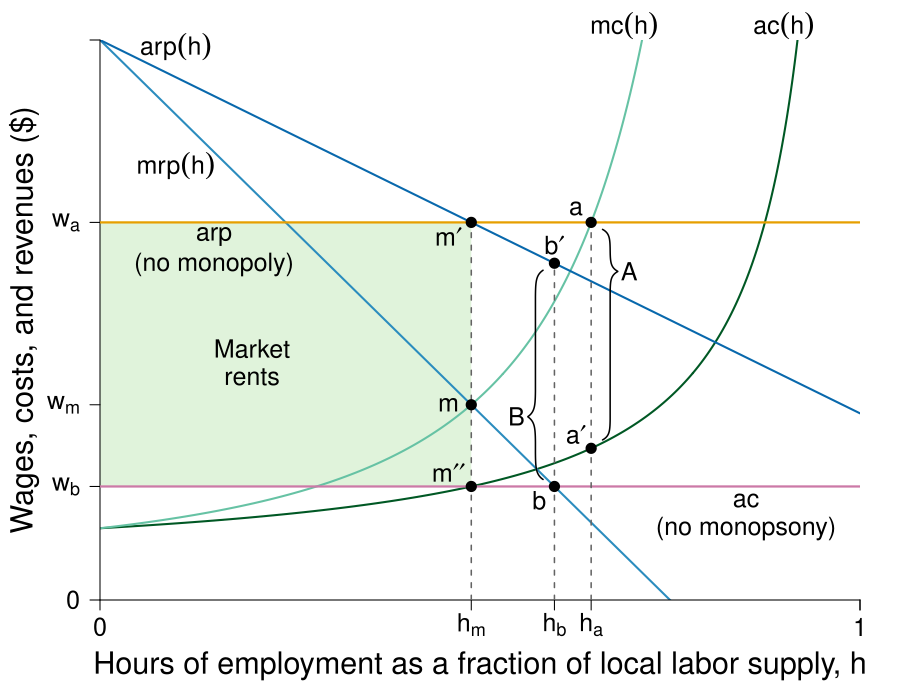

Generate this figure with R:
#' Graph Designer: Scott Cohn
#' Authors: Bowles and Halliday
#' Title: Coordination, Conflict and Competition: A Text in Microeconomics

library(shape)
library(plotrix)
library(pBrackets)
pdf(file = "capitalism/monopsony_monopoly_rents.pdf", width = 9, height = 7)

#Set parameters for graphics
axislabelsize <- 1.8
labelsize <- 1.5
namesize <- 1.8
annotatesize <- 1.5
graphlinewidth <- 2
segmentlinewidth <- 1.5

COL <- c("#7fc97f", "#beaed4", "#fdc086", "#ffff99", "#386cb0", "#f0027f", "#bf5b17", "#666666")
COLA <- c("#e0f3db", "#99d8c9","#66c2a4","#41ae76", "#238b45", "#005824")
COLB <- c("#c6dbef", "#4eb3d3", "#2b8cbe", "#0868ac","#084081")
COLC <- c("#fcfbfd", "#efedf5", "#dadaeb", "#bcbddc", "#9e9ac8", "#807dba", "#6a51a3", "#54278f", "#3f007d")
CBCols <- c("#009E73","#0072B2","#E69F00","#CC79A7", "#F0E442","#D55E00")

grays <- gray.colors(25, start = 1, end = 0, alpha = 1)


WageFn <- function(h, ubar = 2.5, B = 2, t = 0.8) {
  B + ubar + (ubar - ubar*t +  ubar*t*h )/(t*(1 - h))
}

Mch <- function(h, ubar = 2.5, B = 2, t = 0.8) {
  B + ubar + (ubar - ubar*t +  ubar*t*h )/(t*(1 - h))+ (ubar*h)/(t*(1-h)^2)
}

AvgRevenue <- function(h, rmax = 40, xmax = 1.5){
  rmax - (rmax/xmax)*h
}

MRevenue <- function(h, rmax = 40, xmax = 1.5){
  rmax - 2*(rmax/xmax)*h
}


# MRP <- function(h, constant = 7, slope = 1){
#   constant/(slope*h)
# }

# mrp2 <- function(h, constant = 4, power = 2){
#   constant/(h^power)
# }

costRevSol <- function(h, constant = 7, ubar = 3, B = 2, t = 0.8){
  B + ubar + (ubar - ubar*t +  ubar*t*h )/(t*(1 - h)) + (ubar*h)/(t*(1-h)^2) - constant/h
}

#uniroot(costRevSol(x, constant = 7, ubar = 3, B = 2, t = 0.8), lower = 0.01, upper = 1)

par(mar =  c(5, 5, 2, 2))

xlims <- c(0, 1)
ylims <- c(0, 40)

plot(0, 0, xlim = xlims, ylim = ylims, type = "n",
     xlab = "",
     ylab = "",
     xaxt = "n", 
     yaxt = "n",
     cex.lab = axislabelsize, 
     bty = "n", 
     xaxs="i", 
     yaxs="i")

npts <- 500 
npts2 <- 501

#Intersections
x <- seq(xlims[1], xlims[2], length.out = npts)
#Wage levels specified for ACL w/o monopsony and apl w/o monopoly

eq1 <- uniroot(function(x)  MRevenue(x) - Mch(x)  , c(.01,1), tol=1e-8)   
wagelvls <- c(WageFn(as.numeric(eq1[1])), MRevenue(as.numeric(eq1[1])), AvgRevenue(as.numeric(eq1[1])))
eq2 <- uniroot(function(x)  wagelvls[3] - Mch(x)  , c(.01,1), tol=1e-8)   
eq3 <- uniroot(function(x)  MRevenue(x) - wagelvls[1] , c(.01,1), tol=1e-8)   
#MRevenue(as.numeric(eq1[1]))
#AvgRevenue(as.numeric(eq1[1]))

#Create a vector of the solved points
LPoints <- as.numeric(c(eq1[1], eq2[1], eq3[1]))
#I don't know what these are any more...
BPoints <- c(0.37, 0.53, 0.78)

#Specify the sequences of points for graphing. 
xx1 <- seq(xlims[1], BPoints[2], length.out = npts)
xx2 <- seq(BPoints[2], 1, length.out = npts)
xx3 <- seq(xlims[1], BPoints[3], length.out = npts)
xx4 <- seq(BPoints[3], 1, length.out = npts)
xx5 <- seq(xlims[1], 1, length.out = npts)

#Customize ticks and labels for the plot
ticksy <- c(0, wagelvls, 40)
ylabels <- c(0, expression(paste(w[b])), expression(paste(w[m])), expression(paste(w[a])), NA)
ticksx <- c(0, LPoints, 1, xlims[2])
xlabels <- c(0, expression(paste(h[m])), expression(paste(h[a])), expression(paste(h[b])),  1.0, NA)

xpoly1 <- c(0, 0, LPoints[1], LPoints[1], 0)
ypoly1 <- c(wagelvls[3], wagelvls[1], wagelvls[1], wagelvls[3], wagelvls[3])
polygon(x = xpoly1, y = ypoly1, col=COLA[1], density=NULL, border = NA)
# 
# xpoly2 <- c(LPoints[1], LPoints[1], BPoints[1], BPoints[1])
# ypoly2 <- c(0, WageFn(LPoints[1]), WageFn(LPoints[1]), 0)
# polygon(x = xpoly2, y = ypoly2, col=COLB[1], density=NULL, border = NA)
# 
# xpoly3 <- c(0, 0, BPoints[1], BPoints[1])
# ypoly3 <- c(19, WageFn(LPoints[1]), WageFn(LPoints[1]), 19)
# polygon(x = xpoly3, y = ypoly3, col=COLA[2], density=NULL, border = NA)

#Draw the lines for the graphs
lines(xx3, WageFn(xx3), col = COLA[6], lwd = graphlinewidth, lty = 1)
lines(xx4, WageFn(xx4), col = COLA[6], lwd = graphlinewidth, lty = 1)
lines(xx1, Mch(xx1), col = COLA[3], lwd = graphlinewidth, lty = 1)
lines(xx2, Mch(xx2), col = COLA[3], lwd = graphlinewidth, lty = 1)
lines(xx5, MRevenue(xx5), col = COLB[3], lwd = graphlinewidth)
lines(xx5, AvgRevenue(xx5), col = COLB[4], lwd = graphlinewidth)
#lines(xx1, mrp2(xx1), col = COLB[4], lwd = graphlinewidth)

#lines(xx2, solowCondition(xx2, delta = 5), col = COL[3], lwd = 4)
#lines(xx2, solowInfeas(xx2, delta = 5), col = COL[1], lwd = 4, lty = 2)


axis(1, at = ticksx, pos = 0, labels = xlabels, cex.axis = labelsize)
axis(2, at = ticksy, pos = 0, labels = ylabels, las = 1,cex.axis = labelsize)


text(0.2, wagelvls[2] + 4,  expression(paste("Market")), xpd = TRUE, cex = labelsize) 
text(0.2, wagelvls[2] + 2,  expression(paste("rents")), xpd = TRUE, cex = labelsize)

text(0.85, wagelvls[1] - 1,  expression(paste(ac)), xpd = TRUE, cex = labelsize)
text(0.85, wagelvls[1] - 3,  expression(paste("(no monopsony)")), xpd = TRUE, cex = labelsize)

text(0.15, wagelvls[3] - 1,  expression(paste(arp)), xpd = TRUE, cex = labelsize)
text(0.15, wagelvls[3] - 3,  expression(paste("(no monopoly)")), xpd = TRUE, cex = labelsize)


#Axis labels 
text(0.5*xlims[2], -4.7,  expression(paste("Hours of employment as a fraction of local labor supply, ", h)), xpd = TRUE, cex = axislabelsize) 
text(-0.1, 0.5*ylims[2], expression(paste("Wages, costs, and revenues ($)")), xpd = TRUE, cex = axislabelsize, srt = 90) 


#Annotation of the  graphs
#text(0.86, 43, expression(paste("Average cost")), cex = labelsize, xpd = TRUE)
text(0.9, 41, expression(paste(ac(h) )), cex = labelsize, xpd = TRUE)

#text(0.62, 43, expression(paste("Marginal cost")), cex = labelsize, xpd = TRUE)
text(0.69, 41, expression(paste(mc(h) )), cex = labelsize, xpd = TRUE)

#text(0.1, 30, expression(paste("Marginal revenue")), cex = labelsize, xpd = TRUE)
#text(0.1, 28, expression(paste("product")), cex = labelsize, xpd = TRUE)
#Marginal revenue product
text(0.1, 31, expression(paste(mrp(h) )), cex = labelsize, xpd = TRUE)

#Average revenue product
text(0.1, 39.5, expression(paste(arp(h))), cex = labelsize, xpd = TRUE)



#Labor supply
# segments(1, 0, 1, 42, lty = 2, lwd = segmentlinewidth, col = grays[20])
# text(1.04, 43, expression(paste("Labor")), cex = labelsize, xpd = TRUE)
# text(1.04, 41, expression(paste("supply")), cex = labelsize, xpd = TRUE)



#segments(0, Mch(LPoints[1]), LPoints[1], Mch(LPoints[1]), lty = 2, lwd = segmentlinewidth, col = grays[20])
#segments(LPoints[1], 0 , LPoints[1], Mch(LPoints[1]), lty = 2, lwd = segmentlinewidth, col = grays[20])
#segments(0, WageFn(LPoints[1]), LPoints[1], WageFn(LPoints[1]), lty = 2, lwd = segmentlinewidth, col = grays[20])

#segments(BPoints[1], 0, BPoints[1], MRP(BPoints[1]), lty = 2, lwd = segmentlinewidth, col = grays[20])

#ARPl, no monopoly
segments(0, wagelvls[3], xlims[2], wagelvls[3], lty = 1, lwd = graphlinewidth + 0.2, col = CBCols[3])
segments(LPoints[1], 0, LPoints[1], wagelvls[3], lty = 2, lwd = segmentlinewidth, col = grays[22])

#ACL no monopsony
segments(0, wagelvls[1], xlims[2], wagelvls[1], lty = 1, lwd = graphlinewidth + 0.2, col = CBCols[4])


#Green part of min wage
#segments(0, 19 - 0.3, BPoints[3], WageFn(BPoints[3]) - 0.3, lty = 1, lwd = graphlinewidth, col = COLA[4])

# points(BPoints[1], MRP(BPoints[1]), pch = 16, col = "black", cex = 1.5)
# text(BPoints[1], MRP(BPoints[1]) + 1.5, expression(paste(d)), cex = labelsize)


# segments(BPoints[3], 0, BPoints[3], WageFn(BPoints[3]), lty = 2, lwd = segmentlinewidth, col = grays[20])
# points(BPoints[3], WageFn(BPoints[3]), pch = 16, col = "black", cex = 1.5)
# text(BPoints[3] + 0.02, WageFn(BPoints[3]) - 1.2, expression(paste(g)), cex = labelsize)


points(LPoints[1], Mch(LPoints[1]), pch = 16, col = "black", cex = 1.5)
text(LPoints[1] - 0.03, MRevenue(LPoints[1]), expression(paste(m)), cex = labelsize)

segments(LPoints[3], 0, LPoints[3], AvgRevenue(LPoints[3]), lty = 2, lwd = segmentlinewidth, col = grays[22])
points(LPoints[3], MRevenue(LPoints[3]), pch = 16, col = "black", cex = 1.5)
text(LPoints[3] - 0.02, MRevenue(LPoints[3]) - 1, expression(paste(b)), cex = labelsize)
points(LPoints[3], AvgRevenue(LPoints[3]), pch = 16, col = "black", cex = 1.5)
text(LPoints[3], AvgRevenue(LPoints[3]) + 1.3, expression(paste(b*minute)), cex = labelsize)

brackets(x1 = LPoints[3] - 0.015, y1 = MRevenue(LPoints[3])  + 0.5, 
         x2 = LPoints[3] - 0.015, y2 = AvgRevenue(LPoints[3]) - 0.5,  
         ticks = 0.3, curvature = 0.5, type = 1, h = 0.02,
         col = "black", lwd = 1.5, lty = 1, xpd = TRUE)

text(LPoints[3] - 0.05, MRevenue(LPoints[3]) + 5, expression(paste(B)), cex = labelsize)


segments(LPoints[2], 0, LPoints[2], Mch(LPoints[2]), lty = 2, lwd = segmentlinewidth, col = grays[22])
points(LPoints[2], Mch(LPoints[2]), pch = 16, col = "black", cex = 1.5)
text(LPoints[2] - 0.02, Mch(LPoints[2]) + 1, expression(paste(a)), cex = labelsize)
points(LPoints[2], WageFn(LPoints[2]), pch = 16, col = "black", cex = 1.5)
text(LPoints[2] - 0.02, WageFn(LPoints[2]) + 1, expression(paste(a*minute)), cex = labelsize)

brackets(x1 = LPoints[2] + 0.015, y1 = Mch(LPoints[2])  - 0.5, 
         x2 = LPoints[2] + 0.015, y2 = WageFn(LPoints[2]) + 0.6,  
         ticks = 0.2, curvature = 0.5, type = 1, h = 0.02,
         col = "black", lwd = 1.5, lty = 1, xpd = TRUE)

text(LPoints[2] + 0.05, Mch(LPoints[2]) - 3.5, expression(paste(A)), cex = labelsize)


# points(LPoints[1], WageFn(LPoints[1]), pch = 16, col = "black", cex = 1.5)
# text(LPoints[1] + 0.02, WageFn(LPoints[1]) - 1, expression(paste(m)), cex = labelsize)

#Arrows for effects of min wage
# Arrows(LPoints[1] - 0.01, -1, BPoints[1] + 0.02, -1, col = "black", lty = 1, lwd = 2, arr.type = "triangle", xpd = TRUE)
# Arrows(-0.05, WageFn(LPoints[1]) + 1.5, - 0.05, MRP(BPoints[1]) - 1.5, col = "black", lty = 1, lwd = 2, arr.type = "triangle", xpd = TRUE)


# text(0.15, MRP(BPoints[1]) + 3.6, expression(paste("Minimum")), cex = labelsize)
# text(0.15, MRP(BPoints[1]) + 1.6, expression(paste("wage, ", w[d]^min)), cex = labelsize)

# text(0.1, 14, expression(paste("Increase")), cex = labelsize)
# text(0.1, 12, expression(paste("in earnings")), cex = labelsize)
# 
# text(0.15, 4, expression(paste("Earnings shared")), cex = labelsize)
# text(0.15, 2, expression(paste("by both cases")), cex = labelsize)

# text(0.475, 4, expression(paste("Decrease")), cex = labelsize)
# text(0.475, 2, expression(paste("in earnings")), cex = labelsize)

# text(0.6, 4, expression(paste("Decrease")), cex = labelsize)
# text(0.6, 2, expression(paste("in earnings")), cex = labelsize)
# Arrows(LPoints[1] + 0.04, 3, BPoints[1] + 0.05, 3, col = "black", lty = 1, lwd = 2, arr.type = "triangle", xpd = TRUE)

dev.off()
